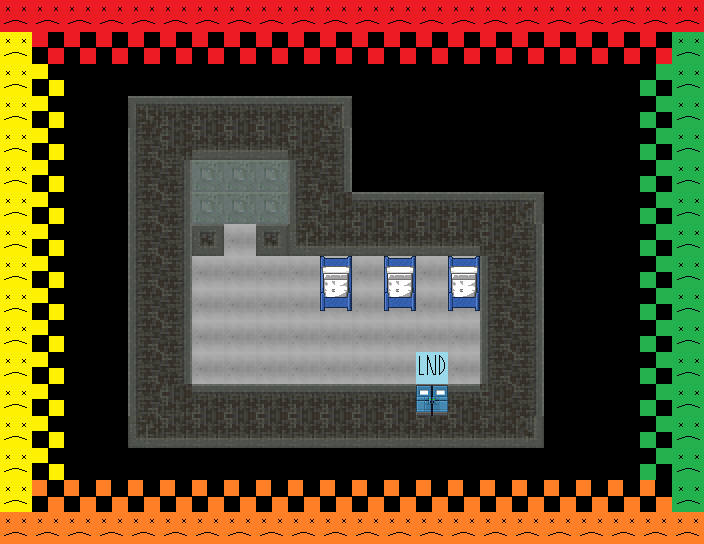

Tiled map render using the project's own tile images. Description and the map definition, with tile-layer contents summarised, below:
An orthogonal 22x17 tile map with 32x32 px tiles, 2 tile layers (Tile Layer 1, Tile Layer 2), 2 tilesets.

<map version="1.0" tiledversion="1.0.2" orientation="orthogonal" renderorder="right-down" width="22" height="17" tilewidth="32" tileheight="32" nextobjectid="1">
 <tileset firstgid="1" source="Tileset1.tsx" />
 <tileset firstgid="201" source="MetaTile.tsx" />
 <layer name="Tile Layer 1" width="22" height="17">
  <data>[374 cells, 374 non-empty, 16 distinct tile ids]</data>
 </layer>
 <layer name="Tile Layer 2" width="22" height="17">
  <data>[374 cells, 141 non-empty, 9 distinct tile ids]</data>
 </layer>
</map>